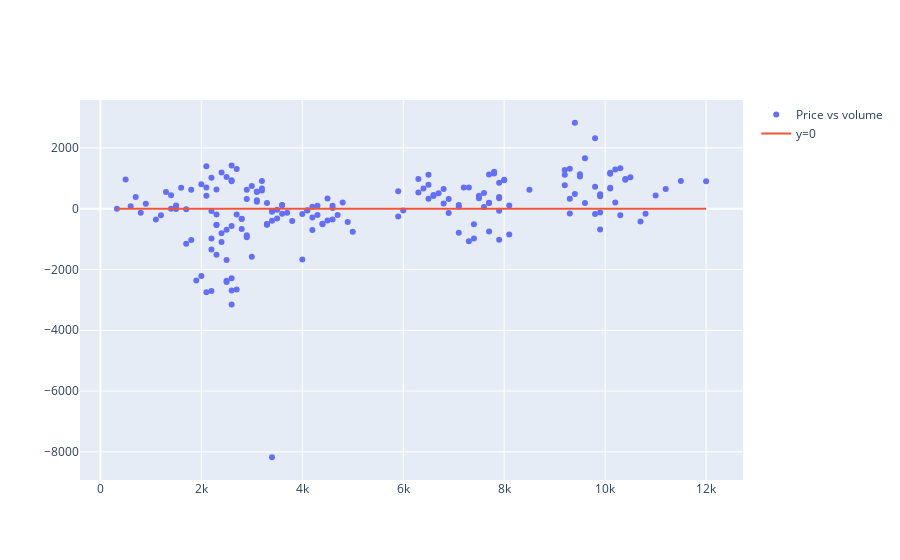

Source (notebook cell):
### Code cell
'''fig = go.Figure()
fig.add_trace(go.Scatter(
    x=df["price"],y=lm_fit.resid,name= "Price vs volume",mode="markers"
))
line_y=[0]*len(df["price"])
fig.add_trace(go.Scatter(
    x=df["price"],y=line_y,name="y=0", 
))
fig.show()'''

### Figure 1 — Plotly figure (JSON) as saved in the notebook; plotly's stock layout.template omitted (floating-point values rounded to 4 significant figures; data arrays with more than 128 entries replaced by an {"elided": "..."} marker saying what was removed)
{"data": [{"mode": "markers", "name": "Price vs volume", "type": "scatter", "x": {"elided": "185 float values"}, "y": {"elided": "185 float values"}}, {"name": "y=0", "type": "scatter", "x": {"elided": "185 float values"}, "y": {"elided": "185 int values"}}], "layout": {}}
